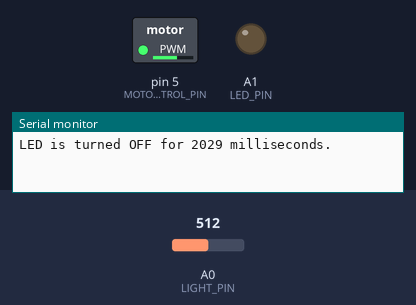
Recording of a sketch running on a simulated Arduino Uno, built with avr-gcc and run on an emulated ATmega328P. On the bench: switched loads named in the sketch (green lamp = pin HIGH), output pins drawn as LEDs (lit = HIGH), the last lines printed to the serial monitor. The inputs (shaded band) are chosen by the test bench; at power-on: A0 (LIGHT_PIN) = 512. Random numbers use the default seed unless the sketch sets one.

Above: at 0.1 s.
At 28.3 s:
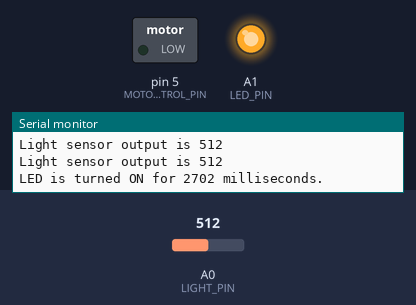
Timing chart, 0 to 32.5 s (numbered marks = the images above):
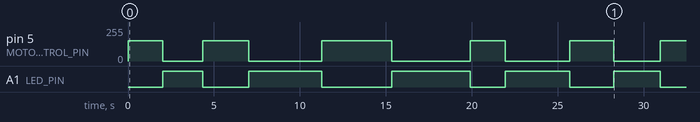

Measured:
- by itself, A1 (LED_PIN): LOW → HIGH at 2.0 s, → LOW 2.3 s later, → HIGH 2.7 s later, → LOW 4.2 s later, … (10 changes in this stretch)
- by itself, pin 5 (MOTOR_CONTROL_PIN): 152/255 → 0/255 at 2.0 s, → 152/255 2.3 s later, → 0/255 2.7 s later, → 152/255 4.2 s later, … (10 changes in this stretch)

The sketch:

Traffic_Light_Lab_9.ino
```cpp
// C++ code
//
#include <time.h>

const int LED_PIN = A1;
const int LIGHT_PIN = A0;
const int LEFT_PIN = A4;
const int RIGHT_PIN = A5;
const int MOTOR_CONTROL_PIN = 5;

int LED_WAIT_DURATION_MIN = 2000;
int LED_WAIT_DURATION_MAX = 6000;

int LED_ON_DURATION_MIN = 2000;
int LED_ON_DURATION_MAX = 6000;

int LIGHT_SENSOR_OUTPUT_INTERVAL = 1000;

int light_sensor_timer = 0;
int wait_duration = 0;
int on_duration = 0;
int last_write_time = 0;
int start_on = 0;
int stop_time = 0;


void setup() {
  pinMode(LIGHT_PIN, INPUT);
  pinMode(LED_PIN, OUTPUT);

  Serial.begin(9600);
  srand(time(0));
  waitDuration();

  digitalWrite(LEFT_PIN, HIGH);
  digitalWrite(RIGHT_PIN, LOW);
}

void loop() {

  int light_value = analogRead(LIGHT_PIN);

  if (wait_duration != 0) {

    if (stop_time <= (millis() - start_on) + start_on) {

      wait_duration = 0;
      onDuration();
    } else {
      if (light_sensor_timer - last_write_time >= LIGHT_SENSOR_OUTPUT_INTERVAL) {
        Serial.print("Light sensor output is ");
        Serial.print(light_value);
        Serial.print("\n");
        last_write_time = light_sensor_timer;
      } else {
        light_sensor_timer = millis();
      }

    }

  }

  if (on_duration != 0) {

    if (stop_time <= (millis() - start_on) + start_on) {

      on_duration = 0;
      waitDuration();
    } else {
      if (light_sensor_timer - last_write_time >= LIGHT_SENSOR_OUTPUT_INTERVAL) {
        Serial.print("Light sensor output is ");
        Serial.print(light_value);
        Serial.print("\n");
        last_write_time = light_sensor_timer;
      } else {
        light_sensor_timer = millis();
      }

    }

  }

}

void waitDuration() {

  wait_duration = (rand() % (LED_WAIT_DURATION_MAX - LED_WAIT_DURATION_MIN + 1)) + LED_WAIT_DURATION_MIN;
  digitalWrite(LED_PIN, LOW);
  analogWrite(MOTOR_CONTROL_PIN, 152);

  Serial.print("\nLED is turned OFF for ");
  Serial.print(wait_duration);
  Serial.print(" milliseconds.\n\n");

  start_on = millis();
  stop_time = wait_duration + start_on;

}

void onDuration() {

  on_duration = (rand() % (LED_ON_DURATION_MAX - LED_ON_DURATION_MIN + 1)) + LED_ON_DURATION_MIN;
  digitalWrite(LED_PIN, HIGH);
  Serial.print("\nLED is turned ON for ");
  Serial.print(on_duration);
  Serial.print(" milliseconds.\n\n");
  analogWrite(MOTOR_CONTROL_PIN, 0);

  start_on = millis();
  stop_time = on_duration + start_on;

}
```
